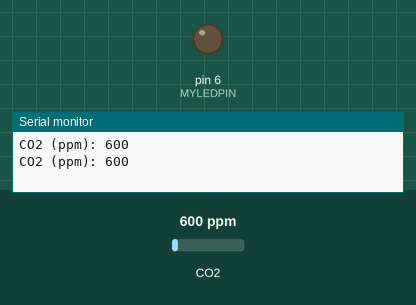
The sketch below on a simulated Arduino Uno, built with avr-gcc and run on an emulated ATmega328P. Parts: output pins drawn as LEDs (lit = HIGH), the last lines printed to the serial monitor. Inputs (shaded band) come from the test bench; at power-on: CO2 600 ppm.

Above: at 4.9 s.
5.0 s: CO2 set to 1483 ppm
8.1 s: CO2 set to 1532 ppm
At 9.4 s:
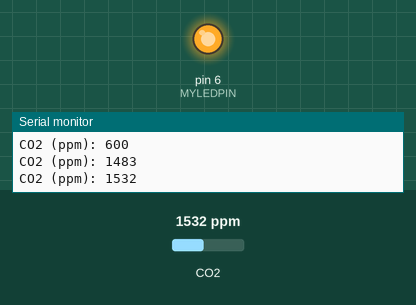
11.2 s: CO2 set to 452 ppm
At 12.9 s:
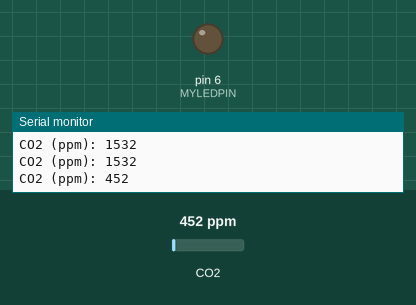
14.3 s: CO2 set to 1700 ppm
At 15.2 s:
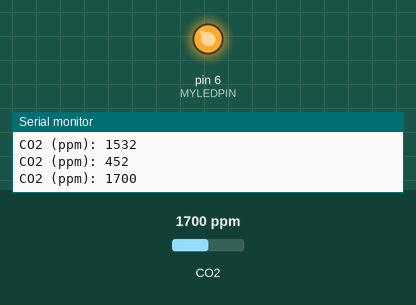
Timing chart, 0 to 17.3 s (numbered marks = the images above; inputs shaded):
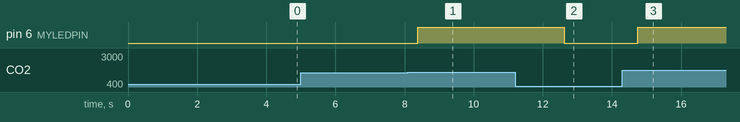

The sketch:

sketch_apr11d.ino
```cpp
#include <Arduino.h>
#include "MHZ19.h"
#include <SoftwareSerial.h>
#define RX_PIN 5         //MH-Z19 RX-PIN
#define TX_PIN 4         //MH-Z19 TX-PIN
#define MYLEDPIN 6
#define BAUDRATE 9600    //Terminal Baudrate
#define SCHWELLE 1500 //Schwellwert wenn die LED von Grün auf Rot wechseln soll.


//Klassen definierung
MHZ19 myMHZ19;
SoftwareSerial mySerial(RX_PIN, TX_PIN);
unsigned long getDataTimer = 0;

void setup(){
    pinMode(MYLEDPIN, OUTPUT);
      //Serielle Intialisierung
    Serial.begin(BAUDRATE);
    mySerial.begin(BAUDRATE);
    myMHZ19.begin(mySerial);
}
void loop(){
      //Prüfung ob 2 Sekunden um sind.
    if (millis() - getDataTimer >= 2000){
        int CO2; //Variable darf nur Zahlen enthalten
        CO2 = myMHZ19.getCO2(); //Variable schreiben
        //Ermittel ob der Schwellwert überschritten wurde und Schalten der LED
        if(CO2 > SCHWELLE){
            digitalWrite(MYLEDPIN, HIGH);
            delay(100);
        }else {
            digitalWrite(MYLEDPIN, LOW);
            delay(100);
        }
        //Ausgabe auf den Seriellen Monitor
        Serial.print("CO2 (ppm): ");
        Serial.println(CO2);
        getDataTimer = millis();
    }
}
```

Measured:
- the behaviour switches between 1500 and 1501 ppm on CO2 (found by bisection; images 0 and 1)
- after the input at 8.1 s, pin 6 (MYLEDPIN): LOW → HIGH after 0.28 s
- after the input at 11.2 s, pin 6 (MYLEDPIN): HIGH → LOW after 1.4 s
- after the input at 14.3 s, pin 6 (MYLEDPIN): LOW → HIGH after 0.45 s
